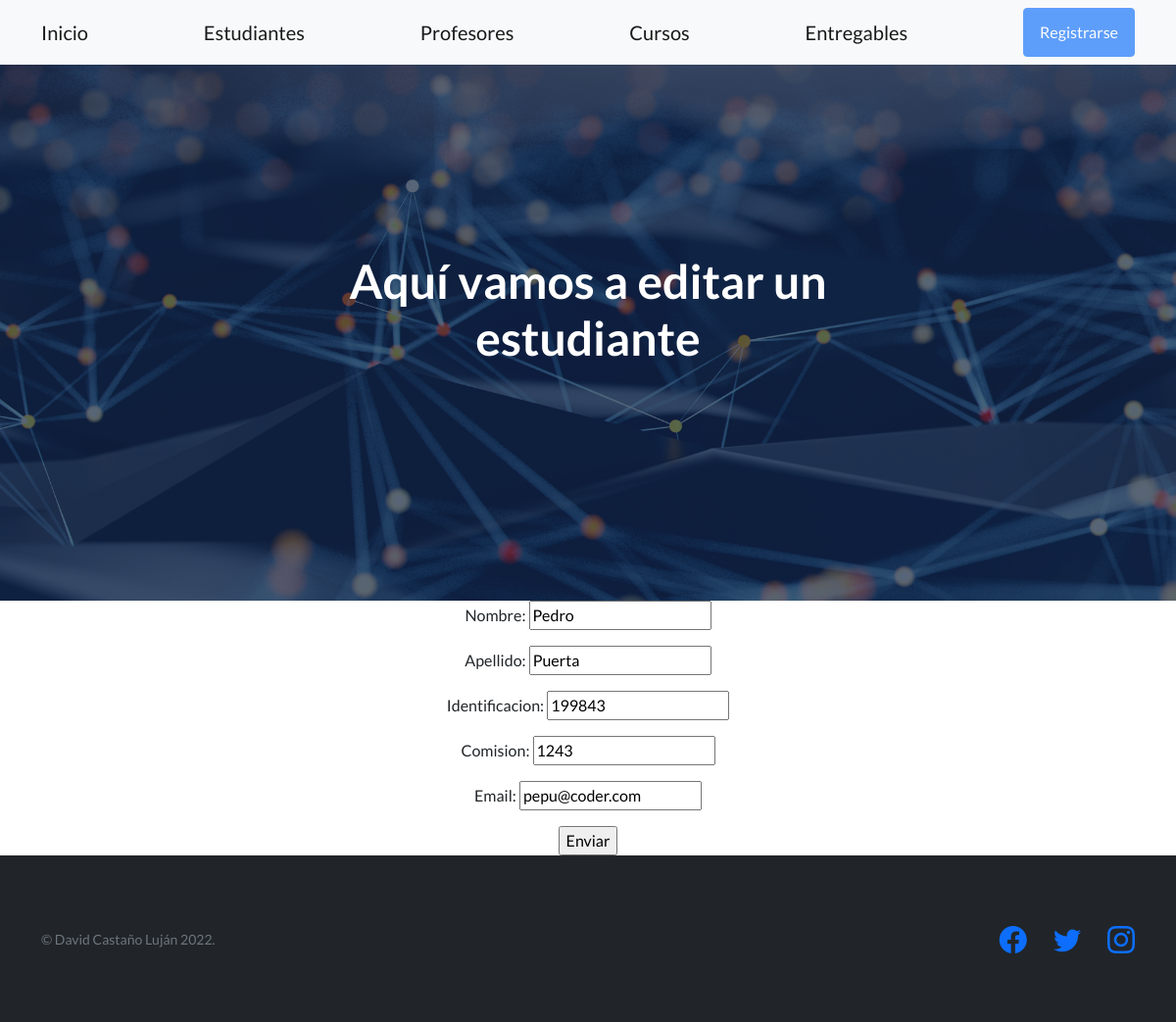
Page /AppCoder/editarEstudiante/199843 on the committed database.
### AppCoder/models.py (models this page shows)
class Estudiante(models.Model):
    nombre = models.CharField(max_length=40) #models.CharField permite crear campos de solo texto y hay que indicar qué tantos caracteres
    apellido = models.CharField(max_length=40)
    identificacion = models.IntegerField(default=0)
    comision = models.IntegerField(default=0) #models.IntegerField permite crear campos de solo números
    email = models.EmailField(default=None)

### AppCoder/views.py (the view)
# urls.py: path('editarEstudiante/<estudiante_identificacion>', editarEstudiante, name='editarEstudiante'),
def editarEstudiante(request, estudiante_identificacion):
    estudiante_elegido=Estudiante.objects.get(identificacion=estudiante_identificacion)
    if request.method == 'POST':
        miFormulario = EstudianteFormulario(request.POST)
        if miFormulario.is_valid(): #valida que los datos estén bien
            infoDict = miFormulario.cleaned_data #la info del formulario se pasa a tipo diccionario
            estudiante_elegido.nombre=infoDict["nombre"]
            estudiante_elegido.apellido=infoDict["apellido"]
            estudiante_elegido.identificacion=infoDict["identificacion"]
            estudiante_elegido.comision =infoDict["comision"]
            estudiante_elegido.email=infoDict["email"]
            estudiante_elegido.save()
            return render(request, "AppCoder/index.html")
    else:
        miFormulario = EstudianteFormulario(initial={"nombre": estudiante_elegido.nombre, "apellido": estudiante_elegido.apellido, "identificacion": estudiante_elegido.identificacion, "comision": estudiante_elegido.comision,"email": estudiante_elegido.email})
    return render(request, "AppCoder/editarEstudiante.html", {"formulario1": miFormulario})

### AppCoder/forms.py
class EstudianteFormulario(forms.Form):
    nombre = forms.CharField()
    apellido = forms.CharField()
    identificacion = forms.IntegerField()
    comision = forms.IntegerField()
    email = forms.EmailField()

### AppCoder/templates/AppCoder/editarEstudiante.html
{% extends "AppCoder/padre.html" %}
{% block titulo %}
    Aquí vamos a editar un estudiante
{% endblock %}
{% block formulario %}
<form action="" method="POST"> {% csrf_token %}
    {{formulario1.as_p}}
    <input type = "submit" value="Enviar">
</form>
{% endblock %}

### rows in the picture
Estudiante: nombre "Pedro", apellido "Puerta", identificacion "199843", comision "1243", email "pepu@coder.com"
